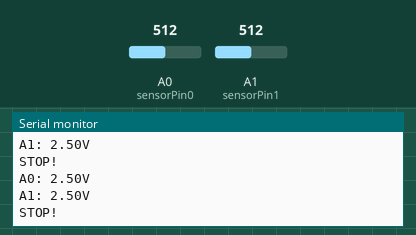
This sketch was run on a simulated Arduino Uno, built with avr-gcc and run on an emulated ATmega328P. Parts: the last lines printed to the serial monitor. Inputs (shaded band) come from the test bench; at power-on: A0 (sensorPin0) = 512, A1 (sensorPin1) = 512.

Above: at 4.4 s.
4.5 s: A0 (sensorPin0) set to 285
At 5.8 s:
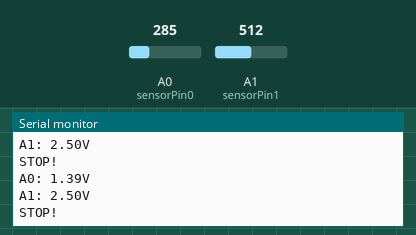
6.0 s: A0 (sensorPin0) set to 258
At 6.8 s:
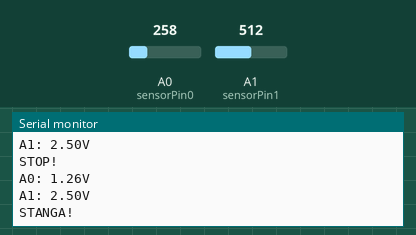
Timing chart, 0 to 9.0 s (numbered marks = the images above; inputs shaded):
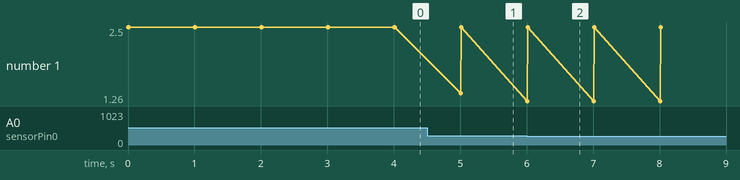

Measured:
- the behaviour switches between 267 and 266 on A0 (sensorPin0) (found by bisection; images 1 and 2)
- after the input at 4.5 s, the serial monitor: prints a new line after 0.51 s (image 1)
- after the input at 6.0 s, the serial monitor: prints a new line at once (image 2)

The sketch:

Fara_motor.ino
```cpp
#define MAX_VAL 4 // Valoarea maxima a contorului ce corespunde pozitiei de +180grade a panoului solar
#define PRAG 1.20f // Valoarea in modul a pragului impus pentru miscarea panoului
#define TIMESTAMP 1000 // Cuanta de timp in milisecunde

int sensorPin0 = A0; // Pinul ce va primi tensiunea de la fotodioda din stanga -> pinul A0
int sensorPin1 = A1; // Pinul ce va primi tensiunea de la fotodioda din dreapta -> pinul A1

int sensorValue0; // valoarea citita de pinul A0 <=> valoarea tensiunii prin fotorezistorul din stanga
int sensorValue1; // valoarea citita de pinul A1 <=> valoarea tensiunii prin fotorezistorul din dreapta

float voltage0; // valoarea tensiunii prin fotorezistorul din stanga, convertita in volti
float voltage1; // valoarea tensiunii prin fotorezistorul din dreapta, convertita in volti

float diff; // diferenta dintre tensiunea data de fotorez din stanga si cea data de fotorez din dreapta

int contor = MAX_VAL/2; // contorul ce va exprima pozitia de la 0 la 180 grade
                        // valoarea 0 va corespunde pozitiei de 0 grade
                        // valoarea MAX_VAL va corespunde pozitiei de 180 grade

void setup() {

  Serial.begin(9600); // initializam seriala cu baudrate-ul specific

}

void loop() {

  sensorValue0 = analogRead(sensorPin0); // citim tensiunea de pe fotorez din stanga
  sensorValue1 = analogRead(sensorPin1); // citim tensiunea de pe fotorez din dreapta

  voltage0 = sensorValue0 * (5.0/1023.0); // convertim valoarea citita (tens pe fotorez din stanga), in volti
  voltage1 = sensorValue1 * (5.0/1023.0); // convertim valoarea citita (tens pe fotorez din dreapta), in volti

  // Afisam tensiunile celor doua fotorez
  Serial.print("A0: ");
  Serial.print(voltage0);
  Serial.println("V");

  Serial.print("A1: ");
  Serial.print(voltage1);
  Serial.println("V");

  // Calculam diferenta intre tensiunea care cade pe fotorez din stanga si cea care cade pe fotorez din dreapta
  diff = voltage0 - voltage1;

  // Daca diferenta trece de un anumit prag pozitiv si pozitia panoului nu a ajuns la 180 grade
  if(diff >= PRAG && contor < MAX_VAL)
  {
    Serial.println("DREAPTA!"); // Miscam panoul catre dreapta
    contor++; // Crestem contorul (crestem gradele catre 180)
  }
  else if(diff <= -PRAG && contor > 0) // Daca diferenta trece de un anumit prag negativ si panoul nu este la 0 grade
  {
    Serial.println("STANGA!"); // Miscam panoul catre stanga
    contor--; // Scadem contorul (scadem gradele catre 0)
  }
  else // Daca diferenta este sub un anumit prag atat pe partea pozitiva cat si pe partea neg (in modul este mai mica decat pragul stabilit)
  {
    Serial.println("STOP!"); // Panoul nu se misca
  }

  delay(TIMESTAMP);
}
```
